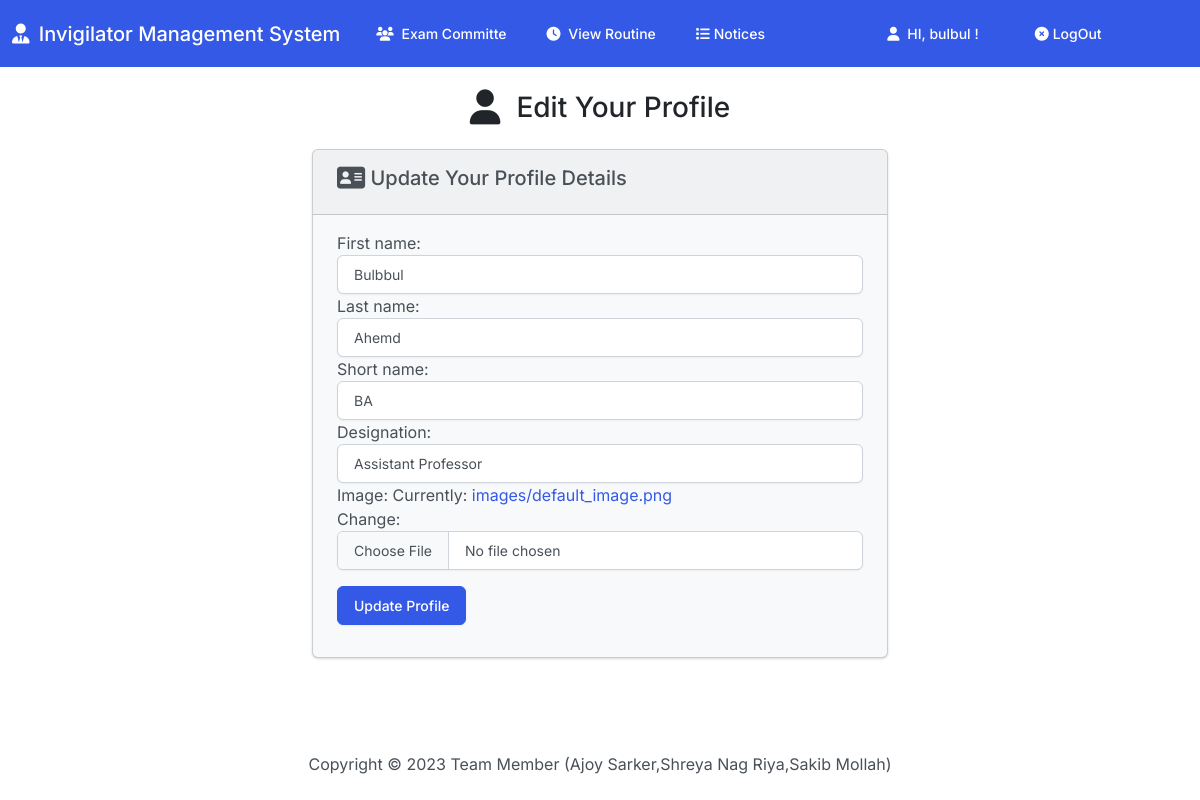
The page /edit-teacher/2/ (signed in) on the database its author committed.
### InvApp/models.py (models this page shows, shortened)
class Teacher (models.Model):
    choice = (
        ('Yes', 'Chairman'),
        ('No', 'Just a Teacher')
    )
    user = models.OneToOneField(User, on_delete=models.CASCADE, null=True)
    first_name = models.CharField(max_length=50)
    last_name = models.CharField(max_length=50)
    short_name = models.CharField(max_length=10, null=True, unique=True)
    designation = models.CharField(max_length=50)
    image = models.ImageField(upload_to='images/', default='images/default_image.png')

### InvApp/views.py (the view, shortened to what this page needs)
# urls.py: path('edit-teacher/<int:id>/', views.TeacherUpdateView.as_view(), name='edit_teacher'),
class TeacherUpdateView(LoginRequiredMixin, UpdateView):
    model = Teacher
    fields = ['first_name', 'last_name', 'short_name', 'designation','image']
    template_name = 'teacher/edit_teacher.html'
    success_url = reverse_lazy('index')
    def get_object(self, queryset=None):
        id = self.kwargs.get('id')
        obj = get_object_or_404(Teacher, id=id)
        return obj
    def get_context_data(self, **kwargs):
        context = super().get_context_data(**kwargs)
        context['form'] = self.get_form()
        return context

### InvApp/templates/teacher/edit_teacher.html (shortened to what this page needs)
{% extends 'inv/base.html' %}
{% load static %}
{% load widget_tweaks %}
{% block body %}
<h3 class="text-center m-4">
    <i class="fa-solid fa-user fa-lg me-3"></i>Edit Your Profile
</h3>
<div class="row justify-content-center">
    <div class="col-6">
        <div class="card bg-light mb-3">
            <div class="card-header">
                <h5><i class="fa-solid fa-address-card fa-lg"></i> Update Your Profile Details </h5>
            </div>
            <div class="card-body">
                <form method="post" enctype="multipart/form-data">
                    {% for field in form %}
                        {{ field.label_tag }}
                        {% render_field field class="form-control" %}
                    {% endfor %}
                    <button type="submit" class="btn btn-primary mt-3">Update Profile</button>
                </form>
            </div>
        </div>
    </div>
</div>
{% endblock %}

### InvApp/templates/inv/base.html (shortened to what this page needs)
{% load static %}
<!DOCTYPE html>
<html lang="en">
  <head>
    <link
      rel="stylesheet"
      href="https://cdnjs.cloudflare.com/ajax/libs/OwlCarousel2/2.3.4/assets/owl.carousel.min.css"
    />
    <link
      rel="stylesheet"
      href="https://cdnjs.cloudflare.com/ajax/libs/OwlCarousel2/2.3.4/assets/owl.theme.default.min.css"
    />
    <link
      rel="stylesheet"
      href="https://cdnjs.cloudflare.com/ajax/libs/font-awesome/6.2.0/css/all.min.css"
    />
    <link
      rel="stylesheet"
      href="https://cdnjs.cloudflare.com/ajax/libs/font-awesome/6.1.1/css/all.min.css"
    />
    <link href="{% static 'css/bootstrap.min.css' %}" rel="stylesheet" />
    <link href="{% static 'css/style.css' %}" rel="stylesheet" />
  </head>
  <body class="d-flex flex-column min-vh-100">
    <nav class="navbar navbar-expand-lg navbar-dark bg-primary">
      <div class="container-fluid">
        <a class="navbar-brand" href="{% url 'index' %}">
          <i class="fa-solid fa-user-tie  me-1"></i>
          {% if user.is_authenticated and user.is_superuser %}
          Invigilator
          {% else %}
          Invigilator Management System
          {% endif%}
        </a>
        <div class="collapse navbar-collapse" id="navbarColor01">
          <ul class="navbar-nav me-auto">
            {% if user.is_authenticated and user.is_superuser or user.teacher %}
            <li class="nav-item">
              <a class="nav-link" href="{% url 'viewcommittellist' %}">
                <i class="fa-sharp fa-solid fa-users  me-1"></i>
                Exam Committe
              </a>
            </li>
            {% endif %}
            <li class="nav-item">
              <a class="nav-link" href="{% url 'viewallsemester' %}">
                <i class="fa-solid fa-clock  me-1"></i> View Routine
              </a>
            </li>
            <li class="nav-item">
              <a class="nav-link" href="{% url 'allnotice' %}">
                <i class="fa-solid fa-list  me-1"></i>Notices
              </a>
            </li>
          </ul>
          <ul class="navbar-nav me-auto">
            {% if user.is_authenticated %}
            <li class="nav-item ms-lg-4">
              <a class="nav-link" href="{% url 'profile' username=user.username %}">
                <i class="fa-solid fa-user me-1"></i>
                HI, {{ user.username }} !
              </a>
            </li>
            <li class="nav-item ms-lg-4">
              <a class="nav-link" href="{% url 'logout' %}">
                <i class="fa-solid fa-circle-xmark  me-1 " ></i>LogOut
              </a>
            </li>
            {% endif %}
          </ul>
        </div>
      </div>
    </nav>
    <div class="container-fluid">
      {% block body %}
      {% endblock %}
    </div>
    <footer class="mt-auto mb-4">
      <div class="text-center">
        <span>
          Copyright &copy;
          Team Member (Ajoy Sarker,Shreya Nag Riya,Sakib Mollah)
        </span>
      </div>
    </footer>
  </body>
</html>

### rows shown on the page
Teacher: first_name "Bulbbul" "Ahemd" "BA" "Assistant Professor"

### other values the page prints
{{ user.username }} "bulbul"
{{ field.label_tag }} "First name:" "Last name:" "Short name:" "Designation:" "Image:"
